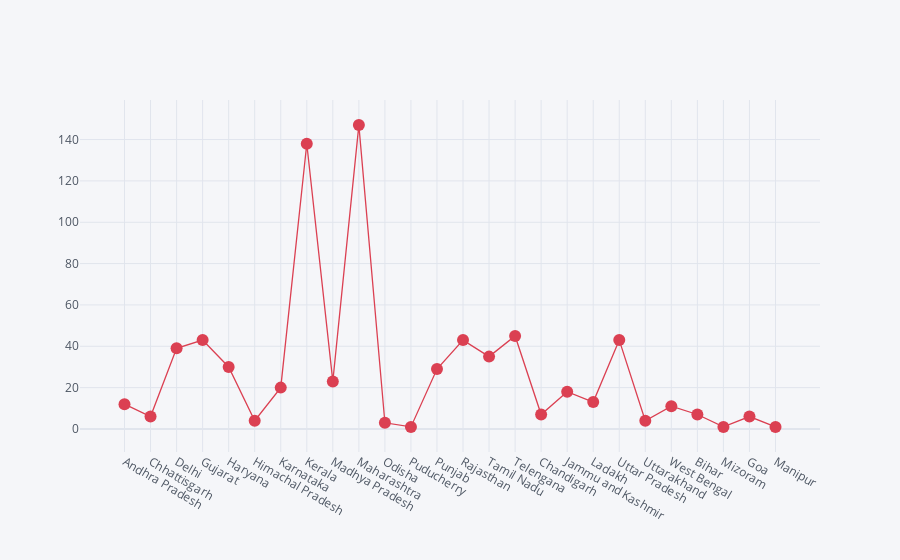

The notebook cell this image was saved under:
### Code cell
data.iplot(kind = 'scatter', x = 'Name of State / UT', y = "Total Cases", mode = 'markers+lines', colors = 'red')

### Figure 1 — Plotly figure (JSON) as saved in the notebook; plotly's stock layout.template omitted (floating-point values rounded to 4 significant figures)
{"data": [{"line": {"color": "rgba(219, 64, 82, 1.0)", "dash": "solid", "shape": "linear", "width": 1.3}, "marker": {"size": 12, "symbol": "circle"}, "mode": "markers+lines", "name": "Total Cases", "text": "", "type": "scatter", "x": ["Andhra Pradesh", "Chhattisgarh", "Delhi", "Gujarat", "Haryana", "Himachal Pradesh", "Karnataka", "Kerala", "Madhya Pradesh", "Maharashtra", "Odisha", "Puducherry", "Punjab", "Rajasthan", "Tamil Nadu", "Telengana", "Chandigarh", "Jammu and Kashmir", "Ladakh", "Uttar Pradesh", "Uttarakhand", "West Bengal", "Bihar", "Mizoram", "Goa", "Manipur"], "y": [12, 6, 39, 43, 30, 4, 20, 138, 23, 147, 3, 1, 29, 43, 35, 45, 7, 18, 13, 43, 4, 11, 7, 1, 6, 1]}], "layout": {"legend": {"bgcolor": "#F5F6F9", "font": {"color": "#4D5663"}}, "paper_bgcolor": "#F5F6F9", "plot_bgcolor": "#F5F6F9", "title": {"font": {"color": "#4D5663"}}, "xaxis": {"gridcolor": "#E1E5ED", "showgrid": true, "tickfont": {"color": "#4D5663"}, "title": {"font": {"color": "#4D5663"}, "text": ""}, "zerolinecolor": "#E1E5ED"}, "yaxis": {"gridcolor": "#E1E5ED", "showgrid": true, "tickfont": {"color": "#4D5663"}, "title": {"font": {"color": "#4D5663"}, "text": ""}, "zerolinecolor": "#E1E5ED"}}}
